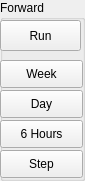
  <widget class="QGroupBox" name="forwardBox">
   <property name="geometry">
    <rect>
     <x>180</x>
     <y>290</y>
     <width>85</width>
     <height>181</height>
    </rect>
   </property>
   <property name="title">
    <string>Forward</string>
   </property>
   <widget class="QPushButton" name="runForwardButton">
    <property name="geometry">
     <rect>
      <x>0</x>
      <y>20</y>
      <width>81</width>
      <height>31</height>
     </rect>
    </property>
    <property name="text">
     <string>Run</string>
    </property>
   </widget>
   <widget class="QPushButton" name="forwardWeekButton">
    <property name="geometry">
     <rect>
      <x>0</x>
      <y>60</y>
      <width>83</width>
      <height>28</height>
     </rect>
    </property>
    <property name="text">
     <string>Week</string>
    </property>
   </widget>
   <widget class="QPushButton" name="forwardDayButton">
    <property name="geometry">
     <rect>
      <x>0</x>
      <y>90</y>
      <width>83</width>
      <height>28</height>
     </rect>
    </property>
    <property name="text">
     <string>Day</string>
    </property>
   </widget>
   <widget class="QPushButton" name="forwardHoursButton">
    <property name="geometry">
     <rect>
      <x>0</x>
      <y>120</y>
      <width>83</width>
      <height>28</height>
     </rect>
    </property>
    <property name="text">
     <string>6 Hours</string>
    </property>
   </widget>
   <widget class="QPushButton" name="forwardStepButton">
    <property name="geometry">
     <rect>
      <x>0</x>
      <y>150</y>
      <width>83</width>
      <height>28</height>
     </rect>
    </property>
    <property name="text">
     <string>Step</string>
    </property>
   </widget>
  </widget>
